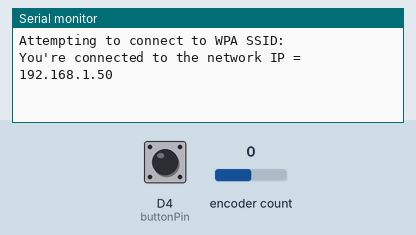
A sketch run on a simulated Arduino Nano 33 IoT. On the bench: the last lines printed to the serial monitor. Inputs (shaded band) come from the test bench; at power-on: encoder count 0, D4 (buttonPin) HIGH. WiFi joins after 1.5 s; servers stay silent unless stated; uploads are accepted with an empty reply; not simulated (calls return 0 or success): arduino_secrets.h.

Above: at 2.7 s.
2.8 s: encoder count set to 1
At 3.7 s:
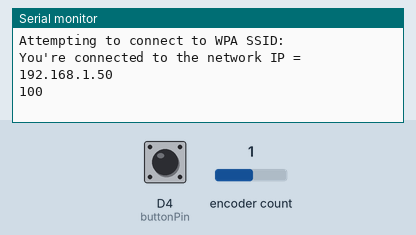
4.3 s: D4 (buttonPin) pulled LOW for 0.15 s
At 5.4 s:
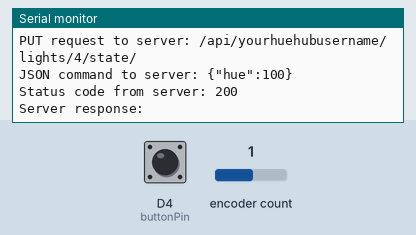
5.9 s: encoder count set to 2
At 7.1 s:
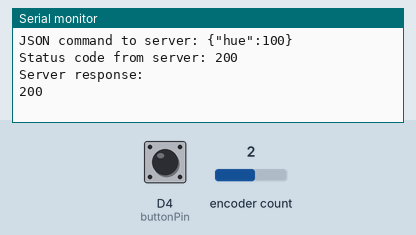
7.4 s: D4 (buttonPin) pulled LOW for 1 s
At 7.56 s:
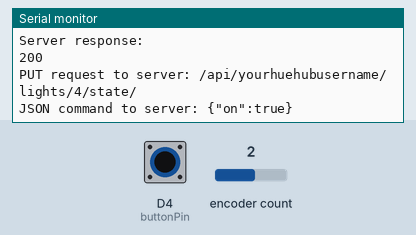

The sketch:

ArduinoHueColorWithEncoder.ino
```cpp
/* HueBlink example for ArduinoHttpClient library

   Uses ArduinoHttpClient library to control Philips Hue
   For more on Hue developer API see http://developer.meethue.com

  To control a light, the Hue expects a HTTP PUT request to:

  http://hue.hub.address/api/hueUserName/lights/lightNumber/state

  The body of the PUT request looks like this:
  {"on": true} or {"on":false}

  This example  shows how to concatenate Strings to assemble the
  PUT request and the body of the request.

   modified 1 Mar 2022
   by Tom Igoe (tigoe)
*/

#include <SPI.h>

//#include <WiFi101.h>  // for MKR1000
#include <WiFiNINA.h>   // for Nano 33 IoT, MKR1010
#include <ArduinoHttpClient.h>
#include "arduino_secrets.h"
#include <Encoder.h>

///////please enter your sensitive data in the Secret tab/arduino_secrets.h
/////// Wifi Settings ///////
char ssid[] = SECRET_SSID;
char pass[] = SECRET_PASS;

int status = WL_IDLE_STATUS;      // the Wifi radio's status

char hueHubIP[] = "192.168.0.4";  // IP address of the HUE bridge
String hueUserName = "yourhuehubusername"; // hue bridge username

// make a wifi instance and a HttpClient instance:
WiFiClient wifi;
HttpClient httpClient = HttpClient(wifi, hueHubIP);

// encoder on pins 2 and 3
Encoder myEncoder(2, 3);
// previous position of the encoder:
int lastPosition = 0;
const int buttonPin = 4;    // pushbutton pin
int lastButtonState = LOW;  // last button state
int debounceDelay = 5;       // debounce time for the button in ms

// light's hue:
int hue = 0;

void setup() {
  //Initialize serial and wait for port to open:
  Serial.begin(9600);
  while (!Serial); // wait for serial port to connect.

  // attempt to connect to Wifi network:
  while ( status != WL_CONNECTED) {
    Serial.print("Attempting to connect to WPA SSID: ");
    Serial.println(ssid);
    // Connect to WPA/WPA2 network:
    status = WiFi.begin(ssid, pass);
  }

  // you're connected now, so print out the data:
  Serial.print("You're connected to the network IP = ");
  IPAddress ip = WiFi.localIP();
  Serial.println(ip);

   pinMode(buttonPin, INPUT_PULLUP);
}

void loop() {
   // read the pushbutton:
  int buttonState = digitalRead(buttonPin);
  //  // if the button has changed:
  if (buttonState != lastButtonState) {
    // debounce the button:
    delay(debounceDelay);
    // if button is pressed:
    if (buttonState == LOW) {
      // you'll make two requests here, one to turn on, and one to change the color.
      // a more efficient approach would be to make a more complex request function
      // that can change both in one request. For that, see
      // https://github.com/tigoe/hue-control/tree/main/ArduinoExamples/HueBlinkWithJsonEncoder
      sendRequest(4, "on", "true");   // turn light on
      sendRequest(4, "hue", String(hue));   // change Hue
    }
  }
  // save current button state for next time through the loop:
  lastButtonState = buttonState;

  // read the encoder:
  int newPosition = myEncoder.read();
  // compare current and last encoder state:
  int change = newPosition - lastPosition;
  // if it's changed by 4 or more (one detent step):
  if (abs(change) >= 4) {
    // get the direction (-1 or 1):
    int encoderDirection = (change / abs(change));
    hue = hue + (encoderDirection* 100);
    hue %= 32767;
    Serial.println(hue);
    // save encoder position for next time through loop:
    lastPosition = newPosition;
  }
}

void sendRequest(int light, String cmd, String value) {
  // make a String for the HTTP request path:
  String request = "/api/" + hueUserName;
  request += "/lights/";
  request += light;
  request += "/state/";

  String contentType = "application/json";

  // make a string for the JSON command:
  String hueCmd = "{\"" + cmd;
  hueCmd += "\":";
  hueCmd += value;
  hueCmd += "}";
  // see what you assembled to send:
  Serial.print("PUT request to server: ");
  Serial.println(request);
  Serial.print("JSON command to server: ");

  // make the PUT request to the hub:
  httpClient.put(request, contentType, hueCmd);

  // read the status code and body of the response
  int statusCode = httpClient.responseStatusCode();
  String response = httpClient.responseBody();

  Serial.println(hueCmd);
  Serial.print("Status code from server: ");
  Serial.println(statusCode);
  Serial.print("Server response: ");
  Serial.println(response);
  Serial.println();
}
```

Measured:
- after the input at 2.8 s, the serial monitor: prints a new line at once (image 1)
- after the input at 4.3 s, the serial monitor: prints a new line at once (image 2)
- after the input at 5.9 s, the serial monitor: prints a new line at once (image 3)
- after the input at 7.4 s, the serial monitor: prints a new line at once (image 4)
